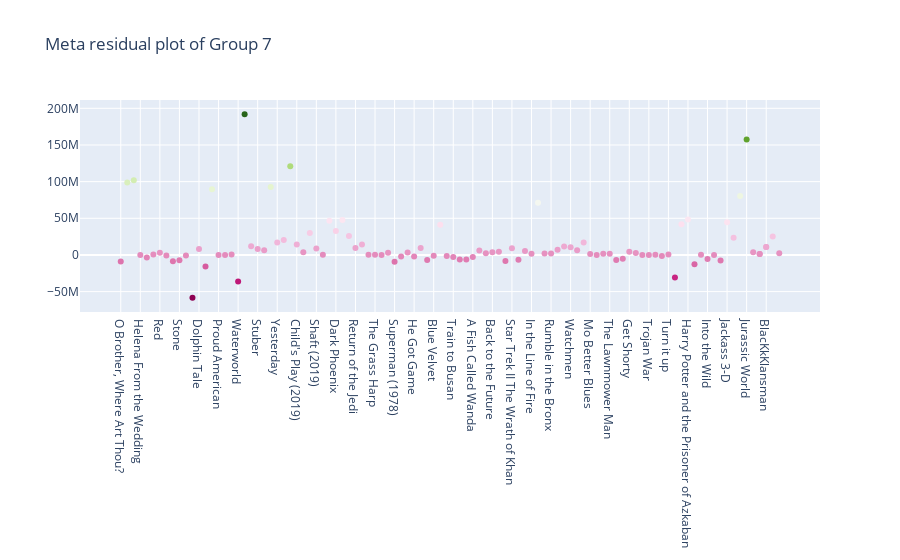

Notebook source saved alongside this figure:
### Code cell
# Residual plot for meta information

g7_result_final["meta_residuals"] = g7_result_final["ground_truth"] - g7_result_final["metadata_prediction"]

fig = go.Figure(data=go.Scatter(x=g7_result_final["name"],
                                y=g7_result_final["meta_residuals"],
                                mode='markers',
                                marker_color=g7_result_final["meta_residuals"],
                                text=g7_result_final["name"])) # hover text goes here(movie_title)

fig.update_layout(title='Meta residual plot of Group 7')
fig.show()

### Figure 1 — Plotly figure (JSON) as saved in the notebook; plotly's stock layout.template omitted (floating-point values rounded to 4 significant figures)
{"data": [{"marker": {"color": [-8938000.0, 98680000.0, 102000000.0, 2692, -3531000.0, 763500.0, 2952000.0, -689600.0, -8719000.0, -7065000.0, -832700.0, -58240000.0, 8205000.0, -15830000.0, 89580000.0, 96076, 19253, 564600.0, -36310000.0, 191770759, 12005210, 8225384, 6560030, 92579212, 17010050, 20269723, 120908065, 14094594, 3600647, 30035838, 8901419, 246305, 46652680, 32828348, 47776293, 25725722, 9424000.0, 14100000.0, 318403, 117161, 26334, 3095000.0, -9382000.0, -2043000.0, 3281000.0, -2164000.0, 9505000.0, -6873000.0, -1196000.0, 41082018, -1592000.0, -2659000.0, -6239000.0, -6160000.0, -2739000.0, 6003000.0, 2230000.0, 3662000.0, 4420000.0, -8250000.0, 9094000.0, -6406000.0, 5359000.0, 1646000.0, 71117625, 2034000.0, 1895000.0, 7039000.0, 11600000.0, 10380000.0, 6413000.0, 17120000.0, 1230000.0, -9087.0, 1544000.0, 1739000.0, -6765000.0, -5025000.0, 4311000.0, 2806000.0, 66920, 217, 118278, -1277000.0, 576820, -30690000.0, 41950000.0, 48370000.0, -12840000.0, 410804, -5520000.0, 15090.0, -7702000.0, 44710000.0, 23580000.0, 80550000.0, 157400000.0, 3655000.0, 1172036, 1172036, 10845330, 10845330, 25010928, 2375325]}, "mode": "markers", "text": ["O Brother, Where Art Thou?", "The Twilight Saga: Breaking Dawn Part 1", "The Twilight Saga: Breaking Dawn Part 2", "Helena From the Wedding", "Monsters", "Catfish", "Red", "Freakonomics", "The Warrior's Way", "Stone", "Frankenweenie", "John Carter", "Dolphin Tale", "Penguins of Madagascar", "Minions", "Proud American", "Edmond", "Tootsie", "Waterworld", "The Lion King (2019)", "Crawl", "Stuber", "Midsommar", "Spider-Man: Far from Home", "Yesterday", "Annabelle Comes Home", "Toy Story 4", "Child's Play (2019)", "Anna (2019)", "Men in Black International", "Shaft (2019) ", "Late Night", "The Secret Life of Pets 2", "Dark Phoenix", "Godzilla:King of the Monsters", "Rocketman", "Return of the Jedi", "Indiana Jones and the Temple of Doom", "The Idolmaker", "The Grass Harp", "The Grand", "Jaws", "Superman (1978)", "Clerks", "Juice", "He Got Game", "White Men Can't Jump", "Mulholland Drive", "Blue Velvet", "Once Upon a Time in Hollywood", "The Big Lebowski", "Train to Busan", "Pride and Prejudice and Zombies", "Dead Poets Society", "A Fish Called Wanda", "The Witches of Eastwick", "Ferris Bueller's Day Off", "Back to the Future", "Police Academy", "Trading Places", "Star Trek II The Wrath of Khan", "The Blues Brothers", "V For Vendetta", "In the Line of Fire", "Us", "The Forbidden Kingdom", "Rumble in the Bronx", "Machete", "Beverly Hills Cop", "Watchmen", "Jackie Brown", "Zombieland", "Mo Better Blues", "Thelma and Louise", "New Jack City", "The Lawnmower Man", "Schindler's List", "Four Weddings and a Funeral", "Get Shorty", "Jerry Maguire", "Welcome to Sarajevo", "Trojan War", "The Gingerbread Man", "Tumbleweeds", "Turn it up", "The Adventures of Pluto Nash", "The Lord of the Rings: The Return of the King", "Harry Potter and the Prisoner of Azkaban", "Stay", "Fast Food Nation", "Into the Wild", "The Wrestler", "Slumdog Millionaire", "Jackass 3-D", "Skyfall", "The Hunger Games: Mocking Jay - Part 1", "Jurassic World", "Shut In", "Molly's Game", "Molly's Game", "BlacKkKlansman", "BlacKkKlansman", "Peter Rabbit", "Replicas"], "type": "scatter", "x": ["O Brother, Where Art Thou?", "The Twilight Saga: Breaking Dawn Part 1", "The Twilight Saga: Breaking Dawn Part 2", "Helena From the Wedding", "Monsters", "Catfish", "Red", "Freakonomics", "The Warrior's Way", "Stone", "Frankenweenie", "John Carter", "Dolphin Tale", "Penguins of Madagascar", "Minions", "Proud American", "Edmond", "Tootsie", "Waterworld", "The Lion King (2019)", "Crawl", "Stuber", "Midsommar", "Spider-Man: Far from Home", "Yesterday", "Annabelle Comes Home", "Toy Story 4", "Child's Play (2019)", "Anna (2019)", "Men in Black International", "Shaft (2019) ", "Late Night", "The Secret Life of Pets 2", "Dark Phoenix", "Godzilla:King of the Monsters", "Rocketman", "Return of the Jedi", "Indiana Jones and the Temple of Doom", "The Idolmaker", "The Grass Harp", "The Grand", "Jaws", "Superman (1978)", "Clerks", "Juice", "He Got Game", "White Men Can't Jump", "Mulholland Drive", "Blue Velvet", "Once Upon a Time in Hollywood", "The Big Lebowski", "Train to Busan", "Pride and Prejudice and Zombies", "Dead Poets Society", "A Fish Called Wanda", "The Witches of Eastwick", "Ferris Bueller's Day Off", "Back to the Future", "Police Academy", "Trading Places", "Star Trek II The Wrath of Khan", "The Blues Brothers", "V For Vendetta", "In the Line of Fire", "Us", "The Forbidden Kingdom", "Rumble in the Bronx", "Machete", "Beverly Hills Cop", "Watchmen", "Jackie Brown", "Zombieland", "Mo Better Blues", "Thelma and Louise", "New Jack City", "The Lawnmower Man", "Schindler's List", "Four Weddings and a Funeral", "Get Shorty", "Jerry Maguire", "Welcome to Sarajevo", "Trojan War", "The Gingerbread Man", "Tumbleweeds", "Turn it up", "The Adventures of Pluto Nash", "The Lord of the Rings: The Return of the King", "Harry Potter and the Prisoner of Azkaban", "Stay", "Fast Food Nation", "Into the Wild", "The Wrestler", "Slumdog Millionaire", "Jackass 3-D", "Skyfall", "The Hunger Games: Mocking Jay - Part 1", "Jurassic World", "Shut In", "Molly's Game", "Molly's Game", "BlacKkKlansman", "BlacKkKlansman", "Peter Rabbit", "Replicas"], "y": [-8938000.0, 98680000.0, 102000000.0, 2692, -3531000.0, 763500.0, 2952000.0, -689600.0, -8719000.0, -7065000.0, -832700.0, -58240000.0, 8205000.0, -15830000.0, 89580000.0, 96076, 19253, 564600.0, -36310000.0, 191770759, 12005210, 8225384, 6560030, 92579212, 17010050, 20269723, 120908065, 14094594, 3600647, 30035838, 8901419, 246305, 46652680, 32828348, 47776293, 25725722, 9424000.0, 14100000.0, 318403, 117161, 26334, 3095000.0, -9382000.0, -2043000.0, 3281000.0, -2164000.0, 9505000.0, -6873000.0, -1196000.0, 41082018, -1592000.0, -2659000.0, -6239000.0, -6160000.0, -2739000.0, 6003000.0, 2230000.0, 3662000.0, 4420000.0, -8250000.0, 9094000.0, -6406000.0, 5359000.0, 1646000.0, 71117625, 2034000.0, 1895000.0, 7039000.0, 11600000.0, 10380000.0, 6413000.0, 17120000.0, 1230000.0, -9087.0, 1544000.0, 1739000.0, -6765000.0, -5025000.0, 4311000.0, 2806000.0, 66920, 217, 118278, -1277000.0, 576820, -30690000.0, 41950000.0, 48370000.0, -12840000.0, 410804, -5520000.0, 15090.0, -7702000.0, 44710000.0, 23580000.0, 80550000.0, 157400000.0, 3655000.0, 1172036, 1172036, 10845330, 10845330, 25010928, 2375325]}], "layout": {"title": {"text": "Meta residual plot of Group 7"}}}
